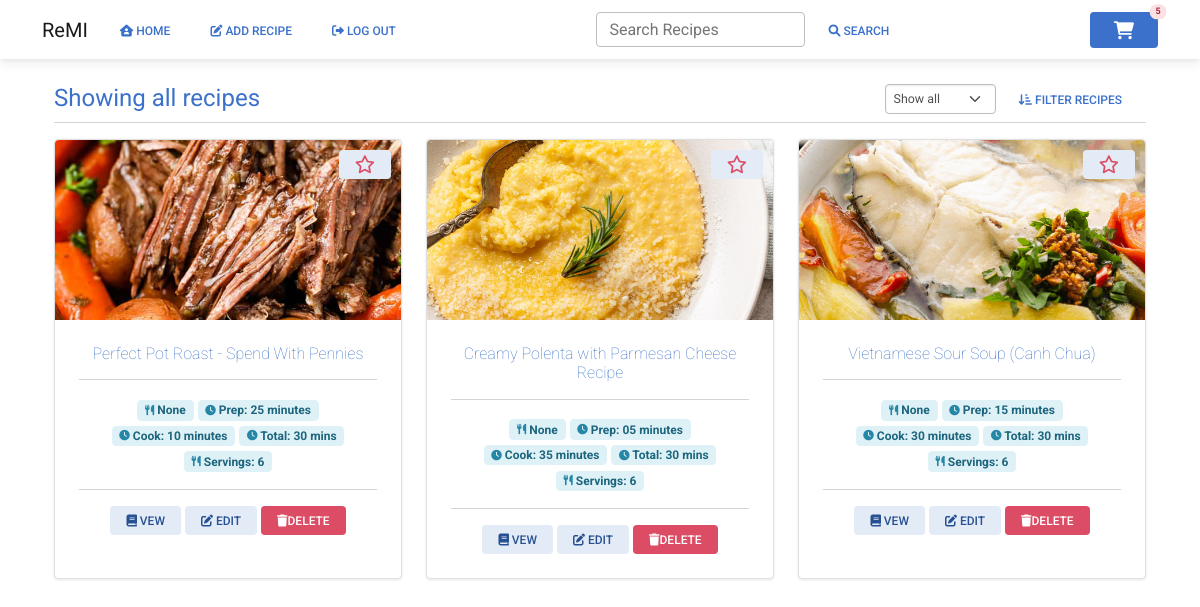
/all_recipes (signed in), run on an earlier commit of the app's database.
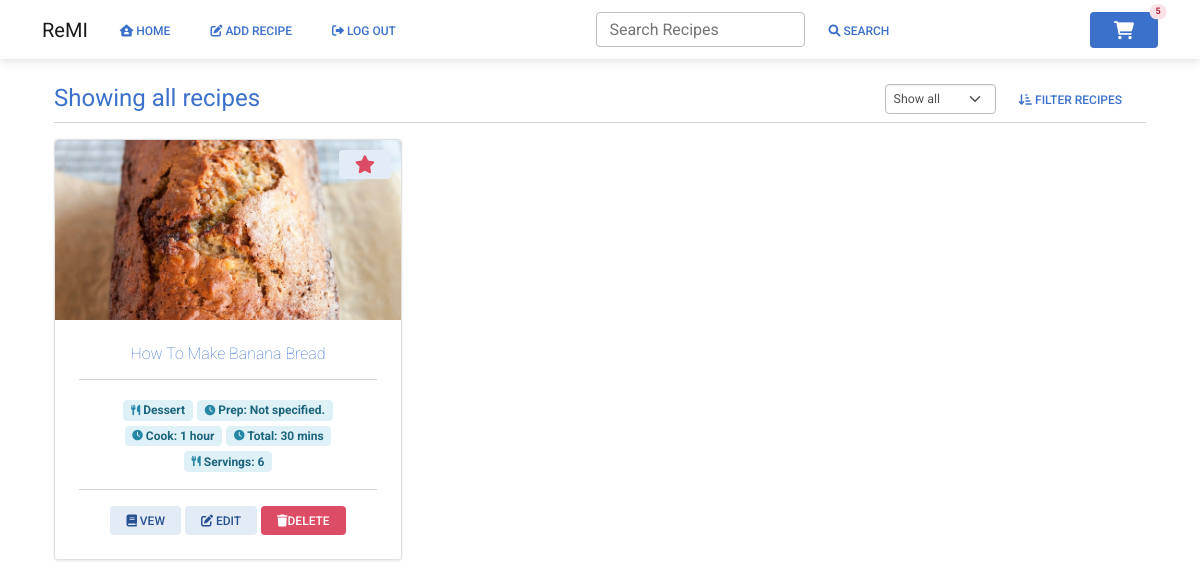
And on a later commit of the database.
### website/models.py (models this page shows)
class Recipe(db.Model):
    id = db.Column(db.Integer, primary_key=True)
    uuid = db.Column(db.Integer, primary_key=False)
    username = db.Column(db.Integer, db.ForeignKey('user.id'))
    recipe_name = db.Column(db.String(200))
    prep_time = db.Column(db.Integer, primary_key=False)
    cook_time = db.Column(db.Integer, primary_key=False)
    total_time = db.Column(db.Integer, primary_key=False)
    ingredients = db.Column(db.String())
    servings = db.Column(db.String())
    ingredients_quantity = db.Column(db.String())
    ingredients_measurement = db.Column(db.String())
    instructions = db.Column(db.String())
    instructions_json = db.Column(db.String())
    original_url = db.Column(db.String())
    date_parsed = db.Column(db.String())
    image = db.Column(db.String())
    favorite = db.Column(db.Boolean, default=False)
    category = db.Column(db.String())
    ingredient_list = db.relationship('Ingredients')
    tags = db.relationship('Tag', secondary=recipe_tag, backref='recipe')

### website/views.py (the view, shortened to what this page needs)
@views.route('/all_recipes', methods=['GET', 'POST'])
@login_required
def all_recipes():
    shopping_list = ShoppingList.query.count()
    session['shopping_list'] = shopping_list
    recipes = Recipe.query.filter_by(username=current_user.id).all()
    page_title = "Showing all recipes"
    return render_template("all_recipes.html", user=current_user, recipes=recipes, shopping_list=shopping_list, page_title=page_title)

### website/__init__.py (called while the page is built)
def create_app():
    app = Flask(__name__)
    app.config['SECRET_KEY'] = 'sdf897sdf987'
    app.config['SQLALCHEMY_DATABASE_URI'] = f'sqlite:///{DB_NAME}'
    db.init_app(app)
    from .views import views
    from .auth import auth
    app.register_blueprint(views, url_prefix='/')
    app.register_blueprint(auth, url_prefix='/')
    from .models import User, Recipe
    with app.app_context():
        db.create_all()
    login_manager = LoginManager()
    login_manager.login_view = 'auth.login'
    login_manager.init_app(app)
    @login_manager.user_loader
    def load_user(id):
        return User.query.get(int(id))
    return app

### website/templates/all_recipes.html (shortened to what this page needs)
{% extends "base.html" %}
{% block content %}
<br>
<div class="container">
    <div class="row mb-2">
        <div class="col">
            <h1 class="display-6 text-primary mb-0" style="font-size:1.5rem"><b>{{ page_title }}</b></h1>
        </div>
        <div class="col d-flex justify-content-end">
            <form method="POST">
                <div class="input-group input-group-sm w-100 text-end">
                    <select class="form-select rounded" id="sort_method" name="sort_method">
                        <option value="all">Show all</option>
                    </select>
                    <div class="input-group-append">
                        <button type="submit" class="btn btn-link"><i class="fa-solid fa-arrow-down-short-wide"></i>
                            Filter Recipes</button>
                    </div>
                </div>
            </form>
        </div>
    </div>
    <div class="row">
        <div class="col">
            <hr class="mt-0">
        </div>
    </div>
    <div class="row">
        {% for recipe in recipes %}
        <div class="d-flex justify-content-between col-lg-4 col-md-3 col-sm-6">
            <div class="card mb-4 shadow-2 border" style="border-radius:4px;">
                <img class="card-img-top" src="{{ url_for('static', filename=recipe.image) }}" style="width: 100%;height: 15vw;object-fit: cover;
            border-top-left-radius:4px; border-top-right-radius:4px">
                {% if recipe.favorite == True %}
                <button class="btn btn-secondary btn-sm" onclick="remove_favorite('{{ recipe.id }}')"
                    style="position:absolute; top: 10px; right: 10px">
                </button>
                {% else %}
                <button class="btn btn-secondary btn-sm" onclick="add_favorite('{{ recipe.id }}')"
                    style="position:absolute; top: 10px; right: 10px">
                </button>
                {% endif %}
                <div class="card-body text-center rounded-4">
                    <h6 class="card-title"><span class=" text-primary fw-lighter">{{ recipe.recipe_name }}</span></h6>
                    <hr />
                    <span class="badge badge-info"> {{ recipe.category }}</span>
                    <span class="badge badge-info"> Prep: {{ recipe.prep_time
                        }}</span>
                    <span class="badge badge-info"> Cook: {{ recipe.cook_time
                        }}</span>
                    <span class="badge badge-info"> Total: 30 mins</span>
                    <span class="badge badge-info"> Servings: 6</span>
                    <hr />
                    <a href="view_recipe/{{ recipe.uuid }}" class="btn btn-secondary btn-sm shadow-none"><i
                            class="fa fa-book"></i> Vew
                    </a>
                    <a href="edit_recipe/{{ recipe.uuid }}" type="button" class="btn btn-secondary btn-sm shadow-none"><i class="fa-solid fa-pen-to-square"></i>
                        Edit
                    </a>
                    <button type="button" class="btn btn-danger btn-sm shadow-none" data-mdb-toggle="modal"
                        data-mdb-target="#delete_recipe" data-recipe-title="{{ recipe.recipe_name }}"
                        data-recipe-uuid="{{ recipe.uuid }}"><i class="fa fa-trash"></i>Delete
                    </button>
                </div>
            </div>
        </div>
        {% endfor %}
    </div>
</div>
{% endblock %}

### website/templates/base.html (shortened to what this page needs)
<!DOCTYPE html>
<html>
<head>
    <link href="https://cdnjs.cloudflare.com/ajax/libs/font-awesome/6.0.0/css/all.min.css" rel="stylesheet" />
    <link href="https://cdnjs.cloudflare.com/ajax/libs/mdb-ui-kit/6.0.1/mdb.min.css" rel="stylesheet" />
    <link rel="stylesheet" href="https://cdn.jsdelivr.net/npm/select2@4.1.0-rc.0/dist/css/select2.min.css" />
    <link rel="stylesheet"
        href="https://cdn.jsdelivr.net/npm/select2-bootstrap-5-theme@1.3.0/dist/select2-bootstrap-5-theme.min.css" />
</head>
<body>
    <nav class="navbar navbar-expand-lg navbar-light">
        <div class="container">
            <div class="d-flex">
                <a class="navbar-brand" href="#">ReMI</a>
                <div class="collapse navbar-collapse" id="navbarSupportedContent">
                    <ul class="navbar-nav mr-auto">
                        {% if user.is_authenticated %}
                        <li class="nav-item">
                            <a class="btn btn-link px-3 me-2" id="home" href="/"><i class="fa-solid fa-house-user"></i>
                                Home</a>
                        </li>
                        <li class="nav-item">
                            <a class="btn btn-link px-3 me-2" id="add_recipe" href="/add_recipe"><i
                                    class="fa-solid fa-pen-to-square"></i> Add Recipe</a>
                        </li>
                        <li class="nav-item">
                            <a class="btn btn-link px-3 me-2" id="logout" href="/logout"><i
                                    class="fa-solid fa-right-from-bracket"></i> Log Out</a>
                        </li>
                        {% endif %}
                    </ul>
                </div>
            </div>
            <div class="navbar-nav flex-row d-none d-md-flex">
                <form method="POST" action="/search" class="input-group w-auto my-auto d-none d-sm-flex">
                    <input autocomplete="off" type="search" name="search_query" class="form-control rounded" placeholder="Search Recipes"
                        style="min-width: 125px;" />
                    <button class="btn btn-link" type="submit"><i class="fa-solid fa-magnifying-glass"></i> Search</button>
                </form>
            </div>
            <div class="d-flex align-items-center">
                <a href="/cart" class="btn btn-primary shadow-none position-relative">
                    {% if shopping_list %}
                    <span class="position-absolute top-0 start-100 translate-middle badge rounded-pill badge-danger">
                        {{ shopping_list }}
                    </span>
                    {% endif %}
                </a>
            </div>
        </div>
    </nav>
    <div class="container">
        {% block content %}
        {% endblock %}
    </div>
</body>
</html>

What changed in the data, as far as the page shows it:
removed Recipe: image (picture), recipe_name "Creamy Polenta with Parmesan Cheese Recipe", category "None", prep_time "05 minutes", cook_time "35 minutes"
removed Recipe: image (picture), recipe_name "Vietnamese Sour Soup (Canh Chua)", category "None", prep_time "15 minutes", cook_time "30 minutes"
changed Recipe: image: a different picture; favorite False → True (drawn); recipe_name "Perfect Pot Roast - Spend With Pennies" → "How To Make Banana Bread"; category "None" → "Dessert"; prep_time "25 minutes" → "Not specified."; cook_time "10 minutes" → "1 hour"
